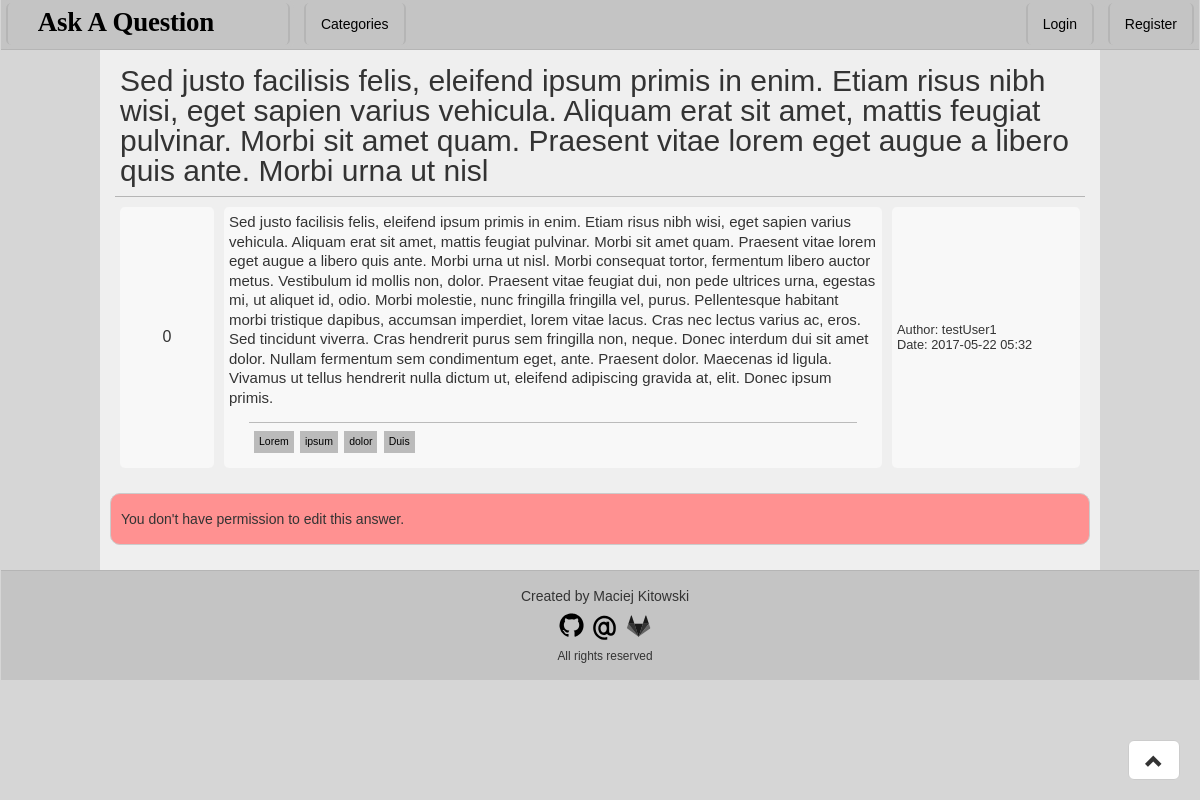
The app's page /edit/answer/44 with its own data.
### Question/models.py (models this page shows, shortened)
class Question(models.Model):
    author = models.ForeignKey(User)
    title = models.CharField('Title', max_length = 255)
    askDate = models.DateTimeField('Ask Date', auto_now_add=True)
    content = models.TextField('Content')
    categories = models.ManyToManyField(Category, verbose_name = 'Categories', blank = True)
    answers = models.ManyToManyField(Answer, verbose_name = 'Answers', blank = True)
    views = models.ManyToManyField(View, verbose_name = 'Views', blank = True)
    votes  = models.ManyToManyField(Vote, verbose_name = 'Votes', blank = True)
    def getRating(self):
        if self.votes.all().aggregate(Sum('vote')).get('vote__sum', 0) is None:
            return 0
        else:
            return self.votes.all().aggregate(Sum('vote')).get('vote__sum', 0)
    def getViews(self):
        return self.views.all().count()
    getRating.short_description = 'Votes'
    getViews.short_description = 'Views'
    class Meta:
        verbose_name = 'Question'
        verbose_name_plural = 'Questions'
    def __unicode__(self):
        return self.title

class Category(models.Model):
    name = models.SlugField('Name')
    class Meta:
        verbose_name = 'Category'
        verbose_name_plural = 'Categories'
    def __unicode__(self):
        return self.name
    def countReferences(obj):
        return Question.objects.filter(categories__in=[obj]).count()
    countReferences.short_description = 'References'

### Question/views.py (the view, shortened to what this page needs)
# urls.py: url(r'^edit/answer/(?P<pk>[\d]+)', views.EditAnswerView.as_view(), name='edit_answer'),
class EditAnswerView(generic.edit.UpdateView):
    template_name = 'edit_answer.html'
    form_class = forms.EditAnswerForm
    success_url = '/'
    model = models.Answer
    def get_context_data(self, **kwargs):
        context = super(EditAnswerView, self).get_context_data(**kwargs)
        question = self.get_object().question_set.all()[0]
        print question
        context['question'] = question
        return context

### Question/templates/edit_answer.html (shortened to what this page needs)
{% extends 'base.html' %}
{% load staticfiles %}
{% block CSS %}
    <link rel="stylesheet" href="{% static 'css/edit.css' %}">
{% endblock %}
{% block content %}
    <div id="question">
        <div class ="title">{{ question.title }}</div>
        <table>
            <tr>
                <td class="votes"> {{ question.getRating }} </td>
                <td class="content">
                    {{ question.content }}
                    <div id="questionCategories">
                        {% for cat in question.categories.all %}
                            <a href ="#" class = "category">{{ cat }}</a>
                        {% endfor %}
                    </div>
                </td>
                <td class="details">
                    <div class="author"> Author: {{ question.author }} </div>
                    <div class="date"> Date: {{ question.askDate|date:'Y-m-d H:i' }} </div>
                </td>
            </tr>
        </table>
    </div>
        {% if user == answer.author or user.is_staff and perms.question.can_change_question %}
            <div id="editAnswer">
                {% if form.errors %}
                    <div class="Error">
                        {{ form.errors }}
                    </div>
                {% endif %}
                <form method="post">
                    {% csrf_token %}
                    <div class="input-group">
                        <div class="input-group-addon"><i class="glyphicon glyphicon-flag"></i></div>
                        {{ form.content }}
                    </div>
                    <div class="SubmitButton">
                        <button type="submit" class="btn btn-primary" value="send">Send</button>
                    </div>
                </form>
            </div>
        {% else %}
            <div class="Error"> You don't have permission to edit this answer.</div>
        {% endif %}
{% endblock %}

### static/css/base.css (style rules this page uses)
body { font-family: Verdana, Geneva, Tahoma, sans-serif; background-color: #D6D6D6; }
#mainContent table { width: 100%; }
#mainContent tr { border-bottom: 1px solid #B5B5B5; background-color: #EFEFEF; }
#mainContent td { text-align: center; height: 70px; }

### static/css/edit.css (style rules this page uses)
#question { padding-bottom: 5px; }
#question .title { font-size: 30px; border-bottom: 1px solid #B5B5B5; margin: 15px 5px 10px 5px; padding: 0px 5px 10px 5px; line-height: 100%; font-family: Arial, Helvetica, sans-serif; }
#question table { border-collapse: separate; border-spacing: 10px 0px; }
#question td { text-align: left; border-radius: 5px; }
#question td.votes { width: 10%; text-align: center; padding: 5px 5px 5px 5px; background-color: #F8F8F8; }
#question td.content { width: 70%; font-size: 15px; line-height: 130%; padding: 5px 5px 5px 5px; background-color: #F8F8F8; vertical-align: top; }
#questionCategories { border-top: 1px solid #BBBBBB; margin: 15px 20px 5px 20px; padding: 5px 5px 5px 5px; }
#questionCategories a.category { display:inline-block; margin-top: 3px; margin-right: 2px; padding: 1px 5px 1px 5px; background-color: #BBBBBB; text-decoration: none; color: black; font-size: 70%; }
#mainContent td.details { font-size: 80%; width: 20%; padding: 5px 5px 5px 5px; background-color: #F8F8F8; }
.Error { padding: 0 10px 0 10px; margin: 20px auto 20px auto; line-height: 50px; background-color: #ff9191; border-radius: 10px; border: 1px solid #CBCBCB; }

### records on screen
Question: title "Sed justo facilisis felis, eleifend ipsum primis in enim. Etiam risus nibh wisi, eget sapien varius vehicula. Aliquam erat sit amet, mattis feugiat pulvinar. Morbi sit amet quam. Praesent vitae lorem eget augue a libero quis ante. Morbi urna ut nisl", getRating "0", content "Sed justo facilisis felis, eleifend ipsum primis in enim. Etiam risus nibh wisi, eget sapien varius vehicula. Aliquam erat sit amet, mattis feugiat pulvinar. Morbi sit amet quam. Praesent vitae lorem eget augue a libero quis ante. Morbi urna ut nisl. Morbi consequat tortor, fermentum libero auctor metus. Vestibulum id mollis non, dolor. Praesent vitae feugiat dui, non pede ultrices urna, egestas mi, ut aliquet id, odio. Morbi molestie, nunc fringilla fringilla vel, purus. Pellentesque habitant morbi tristique dapibus, accumsan imperdiet, lorem vitae lacus. Cras nec lectus varius ac, eros. Sed tincidunt viverra. Cras hendrerit purus sem fringilla non, neque. Donec interdum dui sit amet…", author "testUser1", askDate "2017-05-22 05:32"
Category: name "Lorem"
Category: name "ipsum"
Category: name "dolor"
Category: name "Duis"
